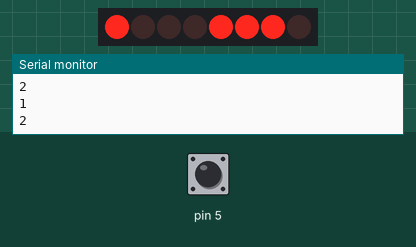
Bench run of a sketch on a simulated Arduino Uno, built with avr-gcc and run on an emulated ATmega328P. Shown: 8 shift-register outputs drawn as a row of LEDs (first output left, lit = HIGH), the last lines printed to the serial monitor. Wiring (inferred from the names in the program): shift register (74HC595): data pin 2; shift clock pin 3; latch pin 4. Wiring (inferred from the signals the program sends): row of LEDs: on Q0, Q1, Q2, Q3, Q4, Q5, Q6, Q7. Inputs (shaded band) come from the test bench; at power-on: pin 5 HIGH. Random numbers use the default seed unless the sketch sets one.

Above: at 0.1 s.
At 1.0 s:
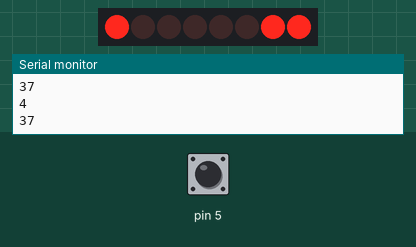
1.3 s: pin 5 pulled LOW for 3.2 s
At 1.7 s:
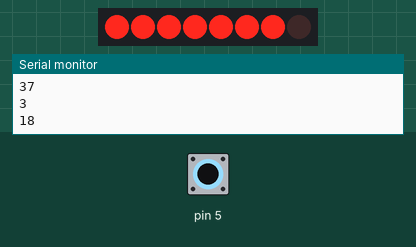
Timing chart, 0 to 14.1 s (numbered marks = the images above; inputs shaded):
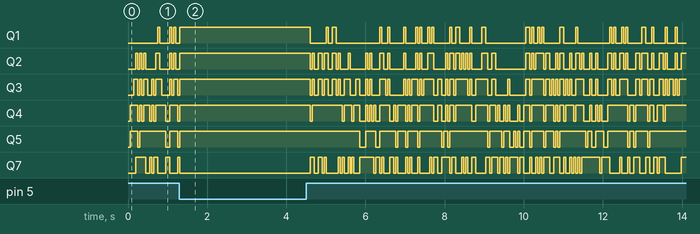

The sketch:

zaaarrr.ino
```cpp
//https://www.arduino.cc/en/Tutorial/ShiftOut


//connected to DS
int dataPin = 2;
//connected to SH_CP
int clockPin = 3;
//connected to ST_CP
int latchPin = 4;

int button = 0;

byte data[6][7]=
{
  {1,0,0,0,0,0,0},
  {0,1,0,0,0,0,0},
  {0,0,1,0,0,0,0},
  {0,0,0,1,0,0,0},
  {0,0,0,0,1,0,0},
  {0,0,0,0,0,1,0},
};
int saya[6] = {1,2,9,18,37,114};
bool check_button(bool pin)
{
  button = digitalRead(5);
  if (button == HIGH) {
    return true;
  }
   else if (button == LOW) {
   return false;
}
}

void setup(){
  pinMode(dataPin, OUTPUT);
  pinMode(clockPin, OUTPUT);
  pinMode(latchPin, OUTPUT);
  pinMode(5, INPUT_PULLUP);

}

void loop(){
  Serial.begin(9600);
  if(check_button(5)){
    go();


  }
}

void go(void){
  int say = random(0,6);
  Serial.println(say);

  digitalWrite(latchPin,LOW);
  for (int i = 0; i >=0; i--){
    shiftOut(dataPin, clockPin, LSBFIRST, data[saya[say]]);
    Serial.println(saya[say]);
    delay(50);


  }
  digitalWrite(latchPin,HIGH);
}
```
